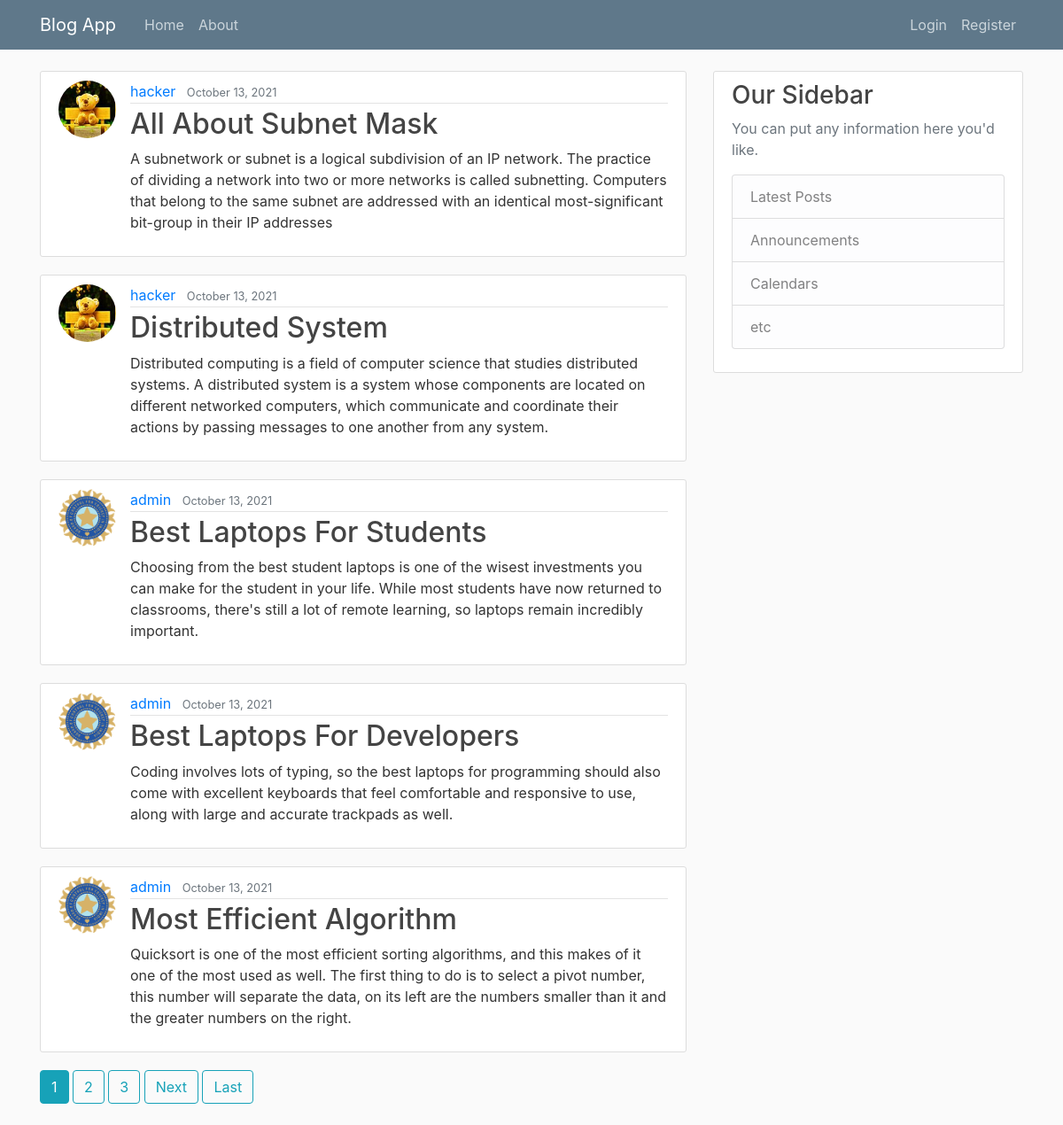
The page / on the database its author committed.
### blog/models.py (models this page shows, shortened)
class Post(models.Model):
    title = models.CharField(max_length=100)
    content = models.TextField()
    date_posted = models.DateTimeField(default=timezone.now)
    author = models.ForeignKey(User, on_delete=models.CASCADE)

### users/models.py (models this page shows, shortened)
class Profile(models.Model):
    user = models.OneToOneField(User, on_delete=models.CASCADE)
    image = models.ImageField(default='default.jpg', upload_to='profile_pics')

### blog/views.py (the view)
# urls.py: path('', PostListView.as_view(), name='blog-home'),
class PostListView(ListView):
    model = Post
    template_name = 'blog/home.html' # <app>/<model>_<viewtype>.html
    context_object_name = 'posts'
    ordering = ['-date_posted']
    paginate_by = 5

### blog/templates/blog/home.html (shortened to what this page needs)
{% extends 'blog/base.html' %}
{% block content %}
    {% for post in posts %}
      <article class="media content-section">
          <img class="rounded-circle article-img" src="{{ post.author.profile.image.url }}" alt="">
          <div class="media-body">
            <div class="article-metadata">
              <a class="mr-2" href="{% url 'user-posts' post.author.username %}">{{ post.author }}</a>
              <small class="text-muted">{{ post.date_posted|date:"F d, Y" }}</small>
            </div>
            <h2><a class="article-title" href="{% url 'post-detail' post.id %}">{{ post.title }}</a></h2>
            <p class="article-content">{{ post.content }}</p>
          </div>
      </article>
    {% endfor %}
    {% if is_paginated %}
      {% for num in page_obj.paginator.page_range %}
        {% if page_obj.number == num %}
          <a class="btn btn-info mb-4" href="?page={{ num }}">{{ num }}</a>
        {% elif num > page_obj.number|add:'-3' and num < page_obj.number|add:'3' %}
          <a class="btn btn-outline-info mb-4" href="?page={{ num }}">{{ num }}</a>
        {% endif %}
      {% endfor %}
      {% if page_obj.has_next %}
        <a class="btn btn-outline-info mb-4" href="?page={{ page_obj.next_page_number }}">Next</a>
        <a class="btn btn-outline-info mb-4" href="?page={{ page_obj.paginator.num_pages }}">Last</a>
      {% endif %}
    {% endif %}
{% endblock content %}

### blog/templates/blog/base.html (shortened to what this page needs)
{% load static %}
<!DOCTYPE html>
<html lang="en">
<head>
    <link rel="stylesheet" href="https://cdn.jsdelivr.net/npm/bootstrap@4.6.0/dist/css/bootstrap.min.css">
    <link rel="stylesheet" href="{% static 'blog/main.css' %}">
</head>
<body>
    <header class="site-header">
        <nav class="navbar navbar-expand-md navbar-dark bg-steel fixed-top">
          <div class="container">
            <a class="navbar-brand mr-4" href="{% url 'blog-home' %}">Blog App</a>
            <div class="collapse navbar-collapse" id="navbarToggle">
              <div class="navbar-nav mr-auto">
                <a class="nav-item nav-link" href="{% url 'blog-home' %}">Home</a>
                <a class="nav-item nav-link" href="{% url 'blog-about' %}">About</a>
              </div>
              <div class="navbar-nav">
                {% if user.is_authenticated %}
                  <a class="nav-item nav-link" href="{% url 'post-create' %}">New Post</a>
                  <a class="nav-item nav-link" href="{% url 'profile' %}">Profile</a>
                  <a class="nav-item nav-link" href="{% url 'logout' %}">Logout</a>
                {% else %}
                  <a class="nav-item nav-link" href="{% url 'login' %}">Login</a>
                  <a class="nav-item nav-link" href="{% url 'register' %}">Register</a>
                {% endif %}
              </div>
            </div>
          </div>
        </nav>
    </header>
    <main role="main" class="container">
        <div class="row">
          <div class="col-md-8">
            {% block content %}{% endblock %}
          </div>
          <div class="col-md-4">
            <div class="content-section">
              <h3>Our Sidebar</h3>
              <p class='text-muted'>You can put any information here you'd like.
                <ul class="list-group">
                  <li class="list-group-item list-group-item-light">Latest Posts</li>
                  <li class="list-group-item list-group-item-light">Announcements</li>
                  <li class="list-group-item list-group-item-light">Calendars</li>
                  <li class="list-group-item list-group-item-light">etc</li>
                </ul>
              </p>
            </div>
          </div>
        </div>
    </main>
</body>
</html>

### blog/static/blog/main.css (style rules this page uses)
body { background: #fafafa; color: #333333; margin-top: 5rem; }
h1, h2, h3, h4, h5, h6 { color: #444444; }
ul { margin: 0; }
.bg-steel { background-color: #5f788a; }
.site-header .navbar-nav .nav-link { color: #cbd5db; }
.content-section { background: #ffffff; padding: 10px 20px; border: 1px solid #dddddd; border-radius: 3px; margin-bottom: 20px; }
.article-title { color: #444444; }
.article-content { white-space: pre-line; }
.article-img { height: 65px; width: 65px; margin-right: 16px; }
.article-metadata { padding-bottom: 1px; margin-bottom: 4px; border-bottom: 1px solid #e3e3e3 }

### rows shown on the page
Post: author.profile.image (picture), author "hacker", date_posted "October 13, 2021", title "All About Subnet Mask", content "A subnetwork or subnet is a logical subdivision of an IP network. The practice of dividing a network into two or more networks is called subnetting. Computers that belong to the same subnet are addressed with an identical most-significant bit-group in their IP addresses"
Post: author.profile.image (picture), author "hacker", date_posted "October 13, 2021", title "Distributed System", content "Distributed computing is a field of computer science that studies distributed systems. A distributed system is a system whose components are located on different networked computers, which communicate and coordinate their actions by passing messages to one another from any system."
Post: author.profile.image (picture), author "admin", date_posted "October 13, 2021", title "Best Laptops For Students", content "Choosing from the best student laptops is one of the wisest investments you can make for the student in your life. While most students have now returned to classrooms, there's still a lot of remote learning, so laptops remain incredibly important."
Post: author.profile.image (picture), author "admin", date_posted "October 13, 2021", title "Best Laptops For Developers", content "Coding involves lots of typing, so the best laptops for programming should also come with excellent keyboards that feel comfortable and responsive to use, along with large and accurate trackpads as well."
Post: author.profile.image (picture), author "admin", date_posted "October 13, 2021", title "Most Efficient Algorithm", content "Quicksort is one of the most efficient sorting algorithms, and this makes of it one of the most used as well. The first thing to do is to select a pivot number, this number will separate the data, on its left are the numbers smaller than it and the greater numbers on the right."

### other values the page prints
{{ num }} "1"
{{ num }} "2" "3"
